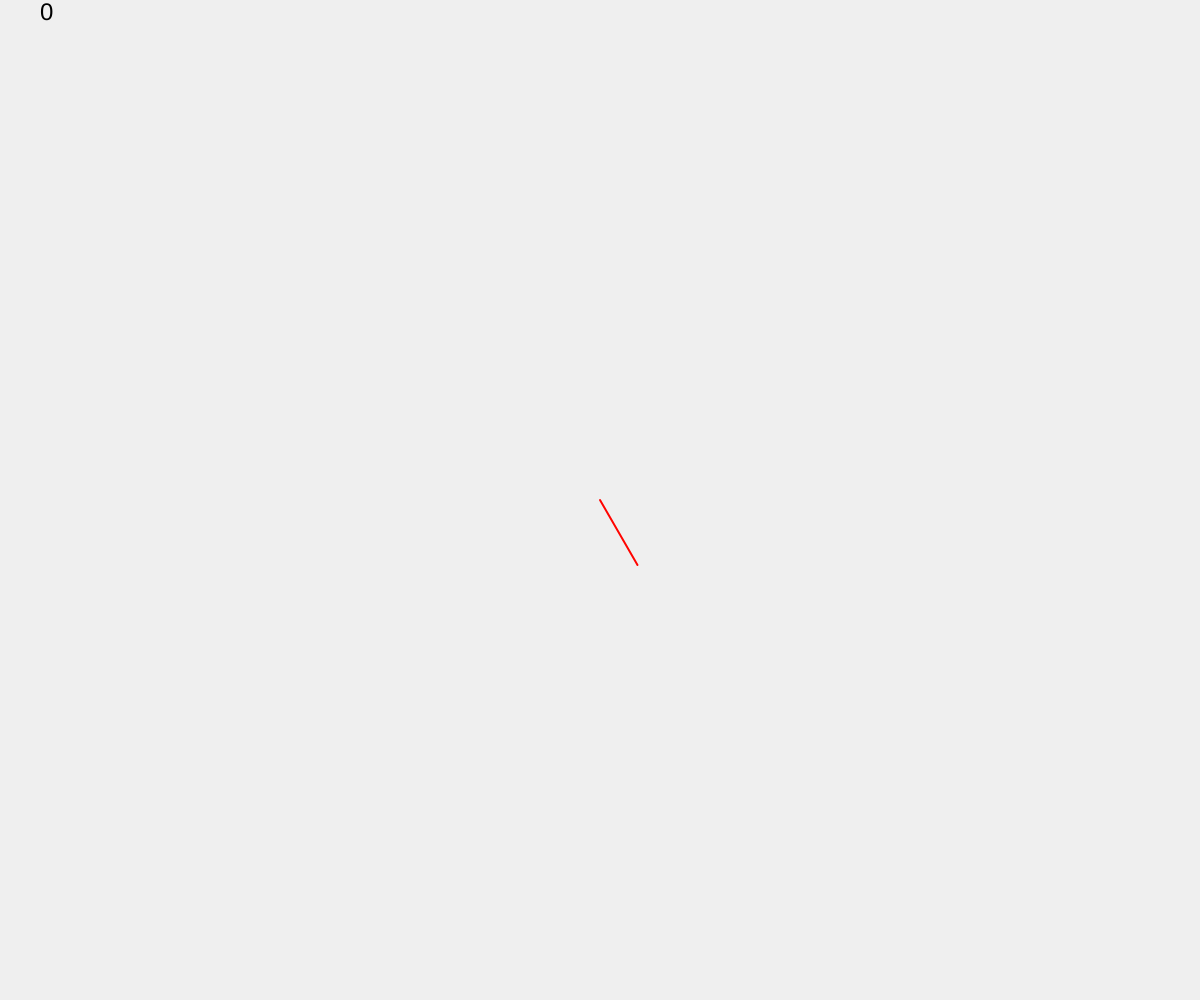
Frame 1 (no input)
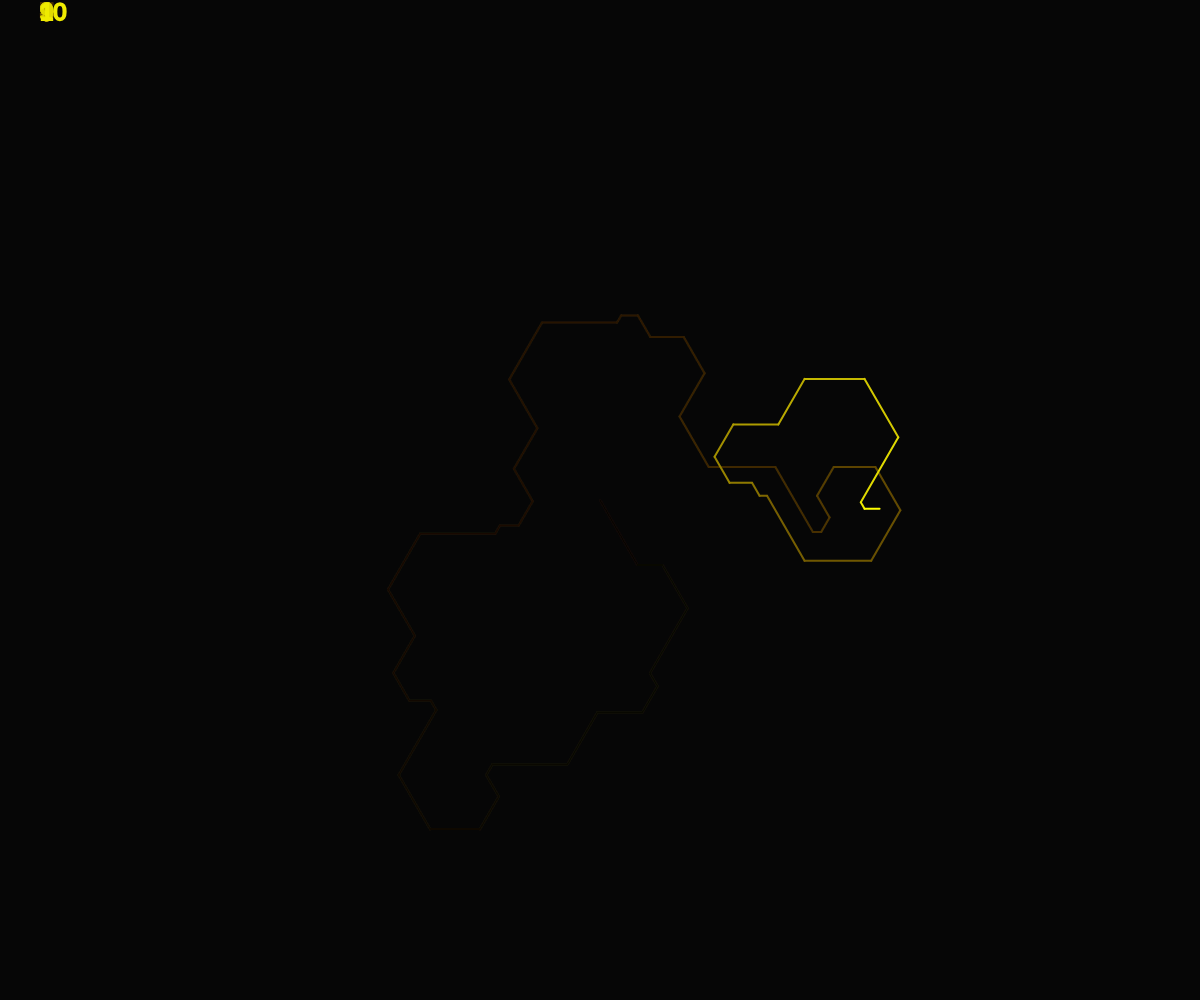
Frame 60 (no input)
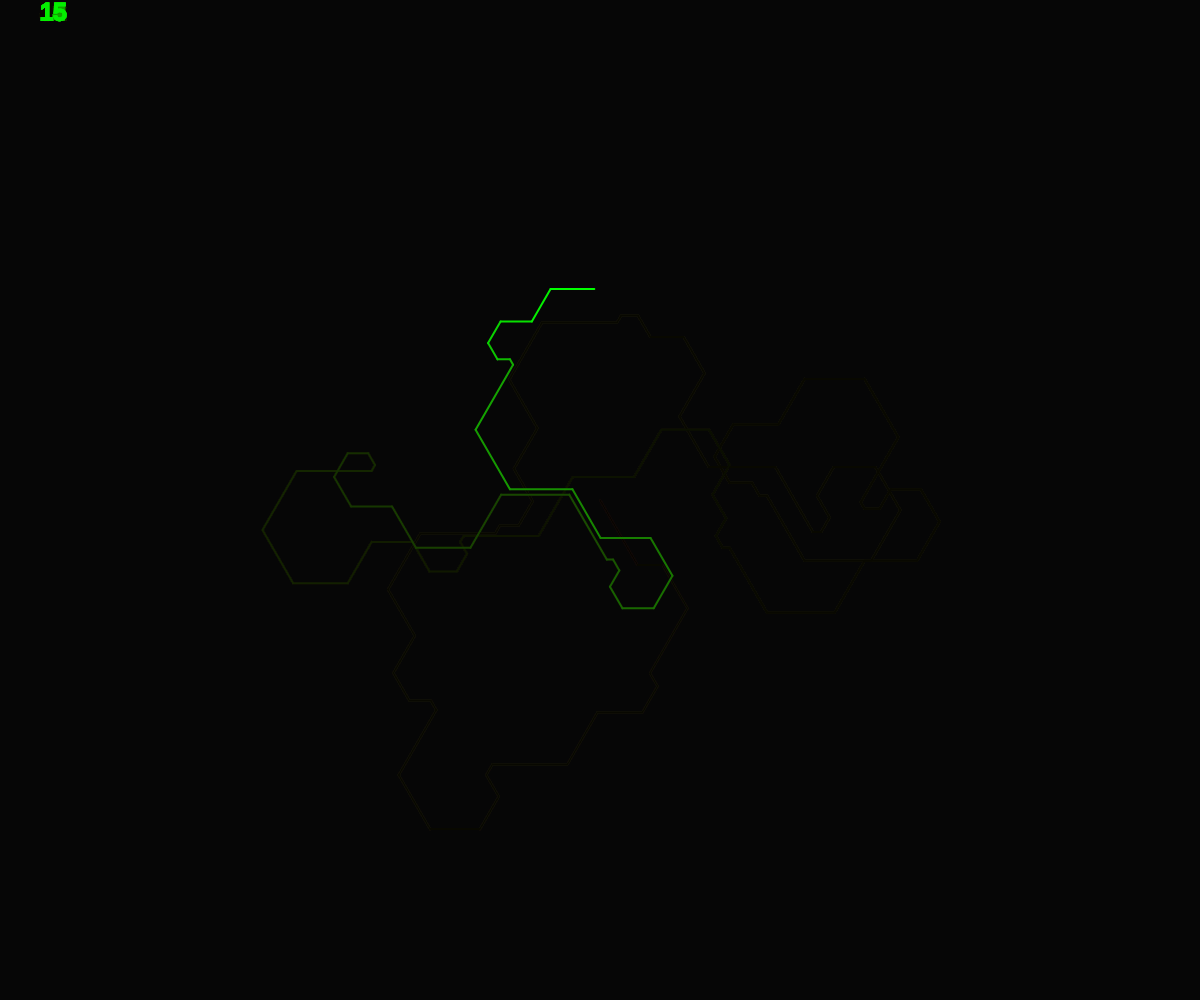
Frame 120 (the mouse pressed at the canvas centre since frame 60)

The p5.js sketch that drew these frames (run headless with seeded random() and noise() and a simulated clock; from frame 60 on, the mouse is pressed at the canvas centre):

// p5.js sketch
// ── sketch.js
let fibs = []
let seq = [
  1, 1, 2, 5, 14, 42, 132, 429, 1430, 4862, 16796, 58786, 208012, 742900, 2674440, 9694845, 35357670, 129644790, 477638700, 1767263190, 6564120420, 24466267020, 91482563640, 343059613650, 1289904147324, 4861946401452, 18367353072152, 69533550916004, 263747951750360, 1002242216651368, 3814986502092304
]

let xoff
let yoff

function fib(n) {
  let arr = [1, 1]
  let res = n == 0 ? 0 : 1
  for (let i = 0; i < n - 2; i++) {
    res = arr[0] + arr[1]
    arr[0] = arr[1]
    arr[1] = res
  }
  return res
}

function fibNext(arr) {
  let res = arr[0] + arr[1]
  arr[0] = arr[1]
  arr[1] = res
  return res
}

function fib2Next(arr) {
  let res = arr[0] + arr[1] / (1 + arr[2])
  arr[0] = arr[1]
  arr[1] = arr[2]
  arr[2] = res
  return res
}

function setup() {
  createCanvas(windowWidth, windowHeight);
  // let arr = [floor(random(10)), floor(random(10)), floor(random(10))]
  let arr = [0,1,1]
  // for (let i = 0; i < 100; i++) 
  //   fibs[i] = fibNext(arr)
  for (let i = 1; i < 10000; i++) 
     fibs[i] = i*i*i - i*i
  //   for (let i = 0; i < seq.length; i++) {
  //   fibs[i] = seq[i]
  // }
  xoff = width / 2
  yoff = height / 2
}

let bin = ""
let count = 2
let ang = 0
let j = 0
let i = 0

function draw() {
  colorMode(RGB)
  textSize(24)
  text(j, 40, 20)
  background(0, 16);
  colorMode(HSB)
  //frameRate(10)

  strokeWeight(1)

  //console.log(fib(2))
  // for (let i = 2; i < frameCount; i++)
  if (count >= bin.length) {
    j++
    bin = fibs[j % fibs.length].toString(2)
    count = 0
  }
  count++
  let size = width / 8
  let nx
  let ny
  if (bin[i] === "0") {
    ang += PI / 3
    // size = constrain(size-3,6,30)
  } else if (bin[i] === "1") {
    ang -= PI / 3
    // size = constrain(size+3,6,30)
  }

  nx = size * (1 + i) / bin.length * cos(ang)
  ny = size * (1 + i) / bin.length * sin(ang)
  let nxoff = (xoff + nx)
  let nyoff = (yoff + ny)
  // let noff = createVector(nxoff,nyoff)
  let noff = p5.Vector.lerp(createVector(xoff, yoff), createVector(nxoff, nyoff), 0.5)
  // frameRate(10)

  // line(xoff, yoff, nxoff, nyoff)
  stroke((frameCount) % 360, 100, 100)
  fill(((frameCount)) % 360, 100, 100)
  //ellipse(xoff, yoff, size)
  strokeWeight(2)
  line(xoff, yoff, noff.x, noff.y)
  xoff = noff.x
  yoff = noff.y

  if (nxoff > width + size) xoff = noff.x % width
  else if (noff.x < -size) xoff = width + noff.x

  if (noff.y > height + size) yoff = noff.y % height
  else if (noff.y < -size) yoff = height + noff.y

  i = (i + 1) % bin.length
  //frameRate(5)
  //console.log(bin)
  // if (bin.length > 100) {
  // bin = bin.substr(bin.length-10)
  // }
  // if (!bin) console.log(bin)
  //noLoop()


}
